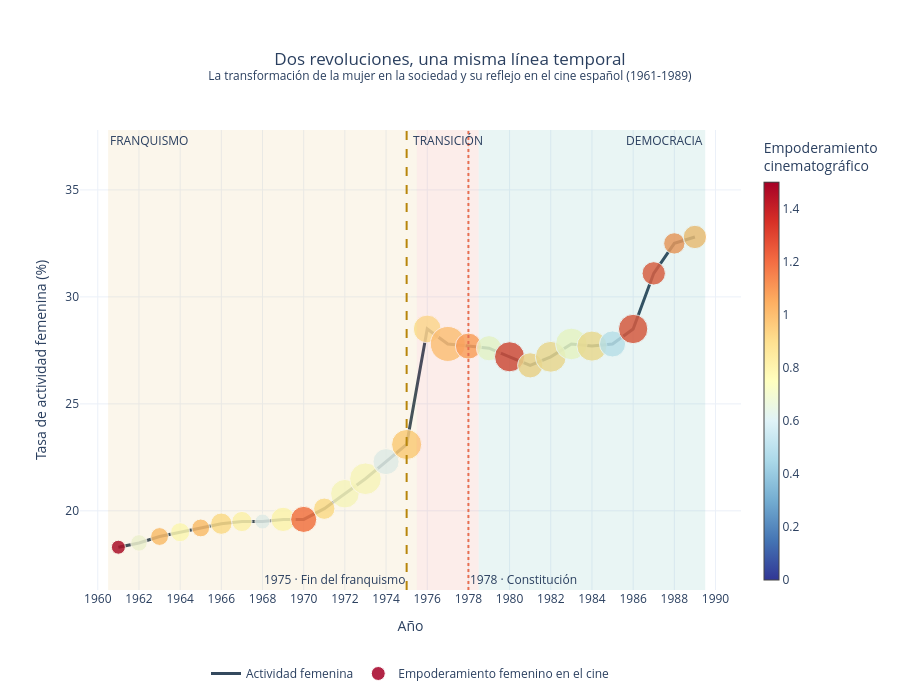

The cell this chart's notebook holds for it:
### Code cell
df_mujeres = df_actividad_femenina_esp.merge(
    df_cine_anual[["year", "women_empowerment_score", "num_peliculas"]],
    on="year",
    how="inner"
)

fig = go.Figure()

fig.add_trace(
    go.Scatter(
        x=df_mujeres["year"],
        y=df_mujeres["female_activity_rate"],
        mode="lines",
        name="Actividad femenina",
        line=dict(color="#34495E", width=3),
        hovertemplate=(
            "<b>Año %{x}</b><br>"
            "Actividad femenina: %{y:.1f}%"
            "<extra></extra>"
        )
    )
)

fig.add_trace(
    go.Scatter(
        x=df_mujeres["year"],
        y=df_mujeres["female_activity_rate"],
        mode="markers",
        name="Empoderamiento femenino en el cine",
        marker=dict(
            size=df_mujeres["num_peliculas"],
            sizemode="area",
            sizeref=2.0 * df_mujeres["num_peliculas"].max() / (35**2),
            sizemin=7,
            color=df_mujeres["women_empowerment_score"],
            colorscale="RdYlBu_r",
            cmin=0,
            cmax=1.5,
            colorbar=dict(title="Empoderamiento<br>cinematográfico", thickness=15),
            opacity=0.85,
            line=dict(color="white", width=1)
        ),
        customdata=df_mujeres[["women_empowerment_score", "num_peliculas"]],
        hovertemplate=(
            "<b>Año %{x}</b><br>"
            "Actividad femenina: %{y:.1f}%<br>"
            "Empoderamiento en el cine: %{customdata[0]:.2f}/5<br>"
            "Películas analizadas: %{customdata[1]}"
            "<extra></extra>"
        )
    )
)

fig.add_vrect(
    x0=1960.5, x1=1975.5,
    fillcolor="#D9A441",
    opacity=0.10,
    line_width=0,
    annotation_text="FRANQUISMO",
    annotation_position="top left"
)

fig.add_vrect(
    x0=1975.5, x1=1978.5,
    fillcolor="#E76F51",
    opacity=0.12,
    line_width=0,
    annotation_text="TRANSICIÓN",
    annotation_position="top"
)

fig.add_vrect(
    x0=1978.5, x1=1989.5,
    fillcolor="#2A9D8F",
    opacity=0.10,
    line_width=0,
    annotation_text="DEMOCRACIA",
    annotation_position="top right"
)

fig.add_vline(
    x=1975,
    line_dash="dash",
    line_color="#B8860B",
    annotation_text="1975 · Fin del franquismo",
    annotation_position="bottom left"
)
fig.add_vline(
    x=1978,
    line_dash="dot",
    line_color="#E76F51",
    annotation_text="1978 · Constitución",
    annotation_position="bottom right"
)

fig.update_layout(
    title=dict(
        text="Dos revoluciones, una misma línea temporal<br>"
             "<sup>La transformación de la mujer en la sociedad y su reflejo en el cine español (1961-1989)</sup>",
        x=0.5
    ),
    xaxis=dict(title="Año", tickmode="linear", dtick=2),
    yaxis=dict(
        title="Tasa de actividad femenina (%)",
        range=[
            df_mujeres["female_activity_rate"].min() - 2,
            df_mujeres["female_activity_rate"].max() + 5
        ]
    ),
    template="plotly_white",
    height=700,
    hovermode="closest",
    legend=dict(orientation="h", y=-0.15, x=0.5, xanchor="center"),
    margin=dict(t=130, b=100, l=80, r=80)
)

fig.show()

### Figure 1 — Plotly figure (JSON) as saved in the notebook; plotly's stock layout.template omitted (floating-point values rounded to 4 significant figures)
{"data": [{"hovertemplate": "<b>Año %{x}</b><br>Actividad femenina: %{y:.1f}%<extra></extra>", "line": {"color": "#34495E", "width": 3}, "mode": "lines", "name": "Actividad femenina", "type": "scatter", "x": [1961, 1962, 1963, 1964, 1965, 1966, 1967, 1968, 1969, 1970, 1971, 1972, 1973, 1974, 1975, 1976, 1977, 1978, 1979, 1980, 1981, 1982, 1983, 1984, 1985, 1986, 1987, 1988, 1989], "y": [18.3, 18.5, 18.8, 19.0, 19.2, 19.4, 19.5, 19.5, 19.6, 19.6, 20.1, 20.8, 21.5, 22.3, 23.1, 28.5, 27.8, 27.7, 27.6, 27.2, 26.8, 27.2, 27.8, 27.7, 27.8, 28.5, 31.1, 32.5, 32.8]}, {"customdata": [[2.0, 2.0], [0.6667, 6.0], [1.0, 7.0], [0.75, 8.0], [1.0, 7.0], [0.9, 10.0], [0.7778, 9.0], [0.6, 5.0], [0.7692, 13.0], [1.2, 15.0], [0.9, 10.0], [0.7222, 18.0], [0.7273, 22.0], [0.6, 15.0], [0.95, 20.0], [0.8824, 17.0], [0.963, 27.0], [1.067, 15.0], [0.7143, 14.0], [1.3, 20.0], [0.9286, 14.0], [0.9048, 21.0], [0.7273, 22.0], [0.9, 20.0], [0.5333, 15.0], [1.263, 19.0], [1.25, 12.0], [1.1, 10.0], [1.0, 12.0]], "hovertemplate": "<b>Año %{x}</b><br>Actividad femenina: %{y:.1f}%<br>Empoderamiento en el cine: %{customdata[0]:.2f}/5<br>Películas analizadas: %{customdata[1]}<extra></extra>", "marker": {"cmax": 1.5, "cmin": 0, "color": [2.0, 0.6667, 1.0, 0.75, 1.0, 0.9, 0.7778, 0.6, 0.7692, 1.2, 0.9, 0.7222, 0.7273, 0.6, 0.95, 0.8824, 0.963, 1.067, 0.7143, 1.3, 0.9286, 0.9048, 0.7273, 0.9, 0.5333, 1.263, 1.25, 1.1, 1.0], "colorbar": {"thickness": 15, "title": {"text": "Empoderamiento<br>cinematográfico"}}, "colorscale": [[0, "rgb(49,54,149)"], [0.1, "rgb(69,117,180)"], [0.2, "rgb(116,173,209)"], [0.3, "rgb(171,217,233)"], [0.4, "rgb(224,243,248)"], [0.5, "rgb(255,255,191)"], [0.6, "rgb(254,224,144)"], [0.7, "rgb(253,174,97)"], [0.8, "rgb(244,109,67)"], [0.9, "rgb(215,48,39)"], [1, "rgb(165,0,38)"]], "line": {"color": "white", "width": 1}, "opacity": 0.85, "size": [2, 6, 7, 8, 7, 10, 9, 5, 13, 15, 10, 18, 22, 15, 20, 17, 27, 15, 14, 20, 14, 21, 22, 20, 15, 19, 12, 10, 12], "sizemin": 7, "sizemode": "area", "sizeref": 0.04408}, "mode": "markers", "name": "Empoderamiento femenino en el cine", "type": "scatter", "x": [1961, 1962, 1963, 1964, 1965, 1966, 1967, 1968, 1969, 1970, 1971, 1972, 1973, 1974, 1975, 1976, 1977, 1978, 1979, 1980, 1981, 1982, 1983, 1984, 1985, 1986, 1987, 1988, 1989], "y": [18.3, 18.5, 18.8, 19.0, 19.2, 19.4, 19.5, 19.5, 19.6, 19.6, 20.1, 20.8, 21.5, 22.3, 23.1, 28.5, 27.8, 27.7, 27.6, 27.2, 26.8, 27.2, 27.8, 27.7, 27.8, 28.5, 31.1, 32.5, 32.8]}], "layout": {"annotations": [{"showarrow": false, "text": "FRANQUISMO", "x": 1960.0, "xanchor": "left", "xref": "x", "y": 1, "yanchor": "top", "yref": "y domain"}, {"showarrow": false, "text": "TRANSICIÓN", "x": 1977, "xanchor": "center", "xref": "x", "y": 1, "yanchor": "top", "yref": "y domain"}, {"showarrow": false, "text": "DEMOCRACIA", "x": 1990.0, "xanchor": "right", "xref": "x", "y": 1, "yanchor": "top", "yref": "y domain"}, {"showarrow": false, "text": "1975 · Fin del franquismo", "x": 1975, "xanchor": "right", "xref": "x", "y": 0, "yanchor": "bottom", "yref": "y domain"}, {"showarrow": false, "text": "1978 · Constitución", "x": 1978, "xanchor": "left", "xref": "x", "y": 0, "yanchor": "bottom", "yref": "y domain"}], "height": 700, "hovermode": "closest", "legend": {"orientation": "h", "x": 0.5, "xanchor": "center", "y": -0.15}, "margin": {"b": 100, "l": 80, "r": 80, "t": 130}, "shapes": [{"fillcolor": "#D9A441", "line": {"width": 0}, "opacity": 0.1, "type": "rect", "x0": 1960.0, "x1": 1976.0, "xref": "x", "y0": 0, "y1": 1, "yref": "y domain"}, {"fillcolor": "#E76F51", "line": {"width": 0}, "opacity": 0.12, "type": "rect", "x0": 1976.0, "x1": 1978.0, "xref": "x", "y0": 0, "y1": 1, "yref": "y domain"}, {"fillcolor": "#2A9D8F", "line": {"width": 0}, "opacity": 0.1, "type": "rect", "x0": 1978.0, "x1": 1990.0, "xref": "x", "y0": 0, "y1": 1, "yref": "y domain"}, {"line": {"color": "#B8860B", "dash": "dash"}, "type": "line", "x0": 1975, "x1": 1975, "xref": "x", "y0": 0, "y1": 1, "yref": "y domain"}, {"line": {"color": "#E76F51", "dash": "dot"}, "type": "line", "x0": 1978, "x1": 1978, "xref": "x", "y0": 0, "y1": 1, "yref": "y domain"}], "title": {"text": "Dos revoluciones, una misma línea temporal<br><sup>La transformación de la mujer en la sociedad y su reflejo en el cine español (1961-1989)</sup>", "x": 0.5}, "xaxis": {"dtick": 2, "tickmode": "linear", "title": {"text": "Año"}}, "yaxis": {"range": [16.3, 37.8], "title": {"text": "Tasa de actividad femenina (%)"}}}}
